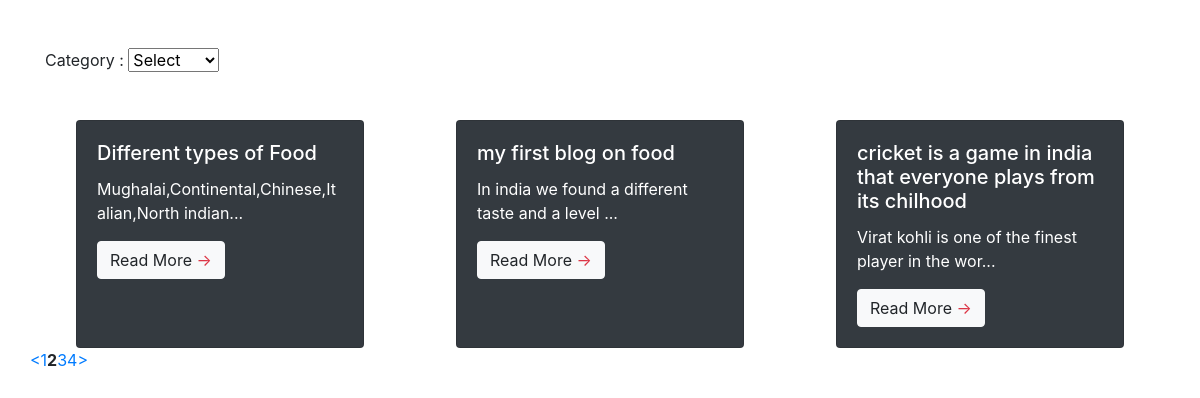
Page /index.php/home/3 on the committed database.
### tables this page shows
CREATE TABLE `content` (
  `id` int(11) NOT NULL,
  `title` varchar(100) NOT NULL,
  `description` text NOT NULL,
  `createdAt` datetime NOT NULL DEFAULT current_timestamp(),
  `updatedAt` datetime DEFAULT NULL,
  `categoryId` tinyint(4) NOT NULL
);

### application/controllers/Home.php (called while the page is built, shortened)
<?php
class Home extends CI_Controller {
	public function index()
	{
		$this->load->library('pagination');
		$data['title'] = 'Blog using PHP(CI) & MySQL';
		$category = '';
		$this->load->model('content');
		$config['base_url'] = base_url('/home');
		$config['total_rows'] = $this->content->getCount($category);
		$config['per_page'] = 3;
        $config["uri_segment"] = 2;
        $this->pagination->initialize($config);
        $page = ($this->uri->segment(2)) ? $this->uri->segment(2) : 0;
		$data["links"] = $this->pagination->create_links();
		$data['content'] = $this->content->get_content($category,'',$config["per_page"], $page);
		$data['category'] = $this->content->get_category();
		$this->load->view('home', $data);
	}
}

### index.php (called while the page is built, shortened)
<?php
require_once BASEPATH.'core/CodeIgniter.php';

### application/models/Content.php (called while the page is built, shortened)
<?php
class Content extends CI_Model
{
    public function get_content($categoryId='', $id='', $number = 10, $start = 0)
    {
        $this->db->select();
        $this->db->from('content');
        $this->db->order_by('createdAt','desc');
        $this->db->limit($number, $start);
        $query = $this->db->get();
        return (!empty($id)? $query->row_array() : $query->result_array());
    }
	 public function getCount($categoryId = '') {
		$this->db->from("content");
        $result = $this->db->count_all_results();
		return $result;
    }
	public function get_category()
    {
        $this->db->select();
        $this->db->from('category');
        $query = $this->db->get();
        return $query->result_array();
    }
}
?>

### application/views/home.php (the view, shortened to what this page needs)
?><!DOCTYPE html>
<html lang="en">
<head>
    <link rel="stylesheet" href="https://stackpath.bootstrapcdn.com/bootstrap/4.5.2/css/bootstrap.min.css">
</head>
<body>
    <div class="container mt-5">
       <form>
		Category : <select name='category' onchange='this.form.submit()'>
		<option value=''> Select </option>
		</select>
		</form>
        <div class="row">
            <?php if(!empty($content) && is_array($content)){
			foreach($content as $row){ ?>
                <div class="col-12 col-lg-4 d-flex justify-content-center">
                    <div class="card text-white bg-dark mt-5" style="width: 18rem;">
                        <div class="card-body">
                            <h5 class="card-title"><?php echo $row['title'];?></h5>
                            <p class="card-text"><?php echo substr($row['description'], 0, 50);?>...</p>
                            <a href="view.php?id=<?php echo $row['id']?>" class="btn btn-light">Read More <span class="text-danger">&rarr;</span></a>
                        </div>
                    </div>
                </div>
            <?php }
			}?>
        </div>
		<div class="row">
		<br />
        <div > <?php echo $links;?> </div>
	   </div>
    </div>
</body>
</html>

### rows in the picture
content: title "Different types of Food", description "Mughalai,Continental,Chinese,Italian,North indian"
content: title "my first blog on food", description "In india we found a different taste and a level"
content: title "cricket is a game in india that everyone plays from its chilhood", description "Virat kohli is one of the finest player in the wor"

### other values in the picture
$links "< 1 2 3 4 >"
